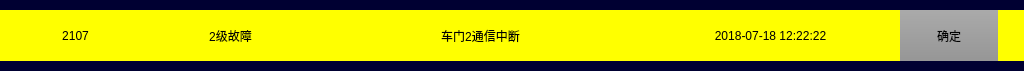
<?xml version="1.0" encoding="UTF-8"?>
<ui version="4.0">
 <class>VehicleFaultPopupBox</class>
 <widget class="QWidget" name="VehicleFaultPopupBox">
  <property name="geometry">
   <rect>
    <x>0</x>
    <y>0</y>
    <width>1024</width>
    <height>71</height>
   </rect>
  </property>
  <property name="windowTitle">
   <string>Form</string>
  </property>
  <property name="styleSheet">
   <string notr="true">background-color: rgb(0, 0, 50);</string>
  </property>
  <widget class="QLabel" name="label">
   <property name="geometry">
    <rect>
     <x>-10</x>
     <y>10</y>
     <width>1041</width>
     <height>51</height>
    </rect>
   </property>
   <property name="styleSheet">
    <string notr="true">background-color: rgb(255, 255, 0);</string>
   </property>
   <property name="text">
    <string/>
   </property>
  </widget>
  <widget class="QPushButton" name="pushButton">
   <property name="geometry">
    <rect>
     <x>900</x>
     <y>10</y>
     <width>98</width>
     <height>51</height>
    </rect>
   </property>
   <property name="styleSheet">
    <string notr="true">border:0px solid ;
font: 20px, &quot;微软雅黑&quot;;color: black;transparent;background:qlineargradient(spread:pad,x1:0,y1:0,x2:0,y2:1,stop:0 rgba(170,170,170,255),stop:1 rgba(150,150,150,255));</string>
   </property>
   <property name="text">
    <string>确定</string>
   </property>
  </widget>
  <widget class="QLabel" name="label_2">
   <property name="geometry">
    <rect>
     <x>20</x>
     <y>20</y>
     <width>111</width>
     <height>31</height>
    </rect>
   </property>
   <property name="styleSheet">
    <string notr="true">font: 20px, &quot;微软雅黑&quot;;color: black;
background-color: rgb(255, 255, 0);</string>
   </property>
   <property name="text">
    <string>2107</string>
   </property>
   <property name="alignment">
    <set>Qt::AlignCenter</set>
   </property>
  </widget>
  <widget class="QLabel" name="label_3">
   <property name="geometry">
    <rect>
     <x>140</x>
     <y>20</y>
     <width>181</width>
     <height>31</height>
    </rect>
   </property>
   <property name="styleSheet">
    <string notr="true">font: 20px, &quot;微软雅黑&quot;;color: black;
background-color: rgb(255, 255, 0);</string>
   </property>
   <property name="text">
    <string>2级故障</string>
   </property>
   <property name="alignment">
    <set>Qt::AlignCenter</set>
   </property>
  </widget>
  <widget class="QLabel" name="label_4">
   <property name="geometry">
    <rect>
     <x>320</x>
     <y>20</y>
     <width>321</width>
     <height>31</height>
    </rect>
   </property>
   <property name="styleSheet">
    <string notr="true">font: 20px, &quot;微软雅黑&quot;;color: black;
background-color: rgb(255, 255, 0);</string>
   </property>
   <property name="text">
    <string>车门2通信中断</string>
   </property>
   <property name="alignment">
    <set>Qt::AlignCenter</set>
   </property>
  </widget>
  <widget class="QLabel" name="label_5">
   <property name="geometry">
    <rect>
     <x>650</x>
     <y>20</y>
     <width>241</width>
     <height>31</height>
    </rect>
   </property>
   <property name="styleSheet">
    <string notr="true">font: 20px, &quot;微软雅黑&quot;;color: black;
background-color: rgb(255, 255, 0);</string>
   </property>
   <property name="text">
    <string>2018-07-18 12:22:22</string>
   </property>
   <property name="alignment">
    <set>Qt::AlignCenter</set>
   </property>
  </widget>
 </widget>
 <resources/>
 <connections/>
</ui>
